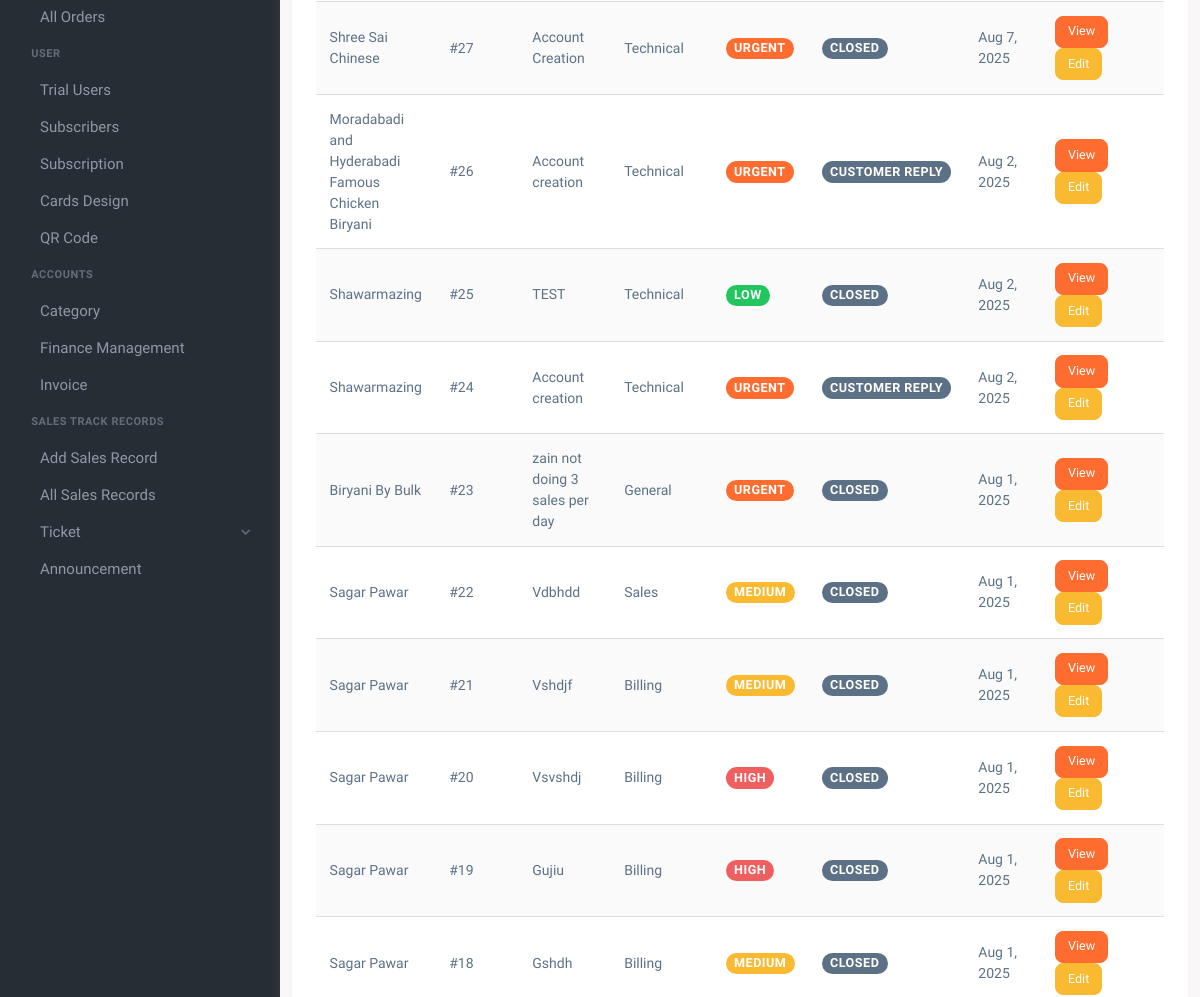
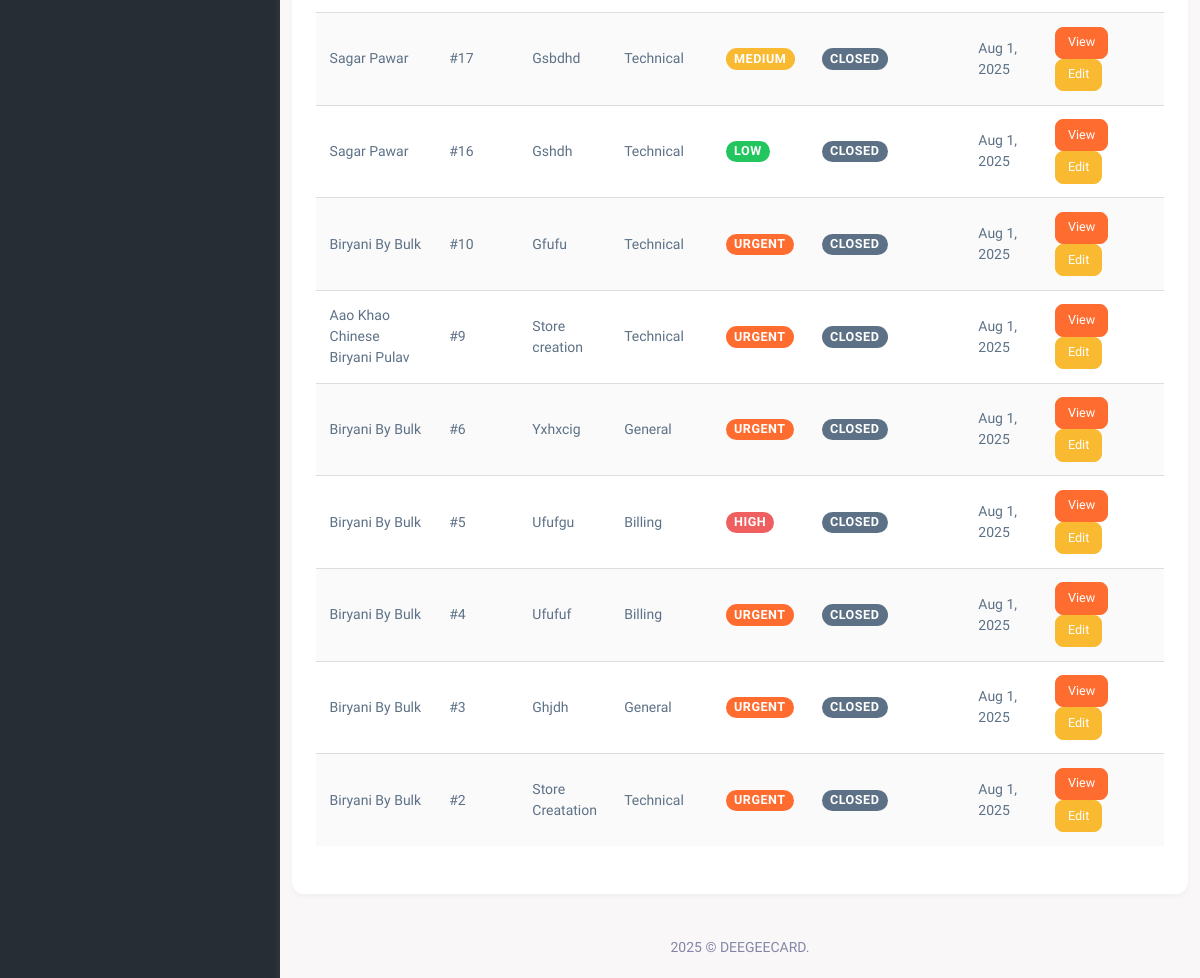
The app's page /tickets.php (signed in, lower part), older data (2 pictures, top to bottom).
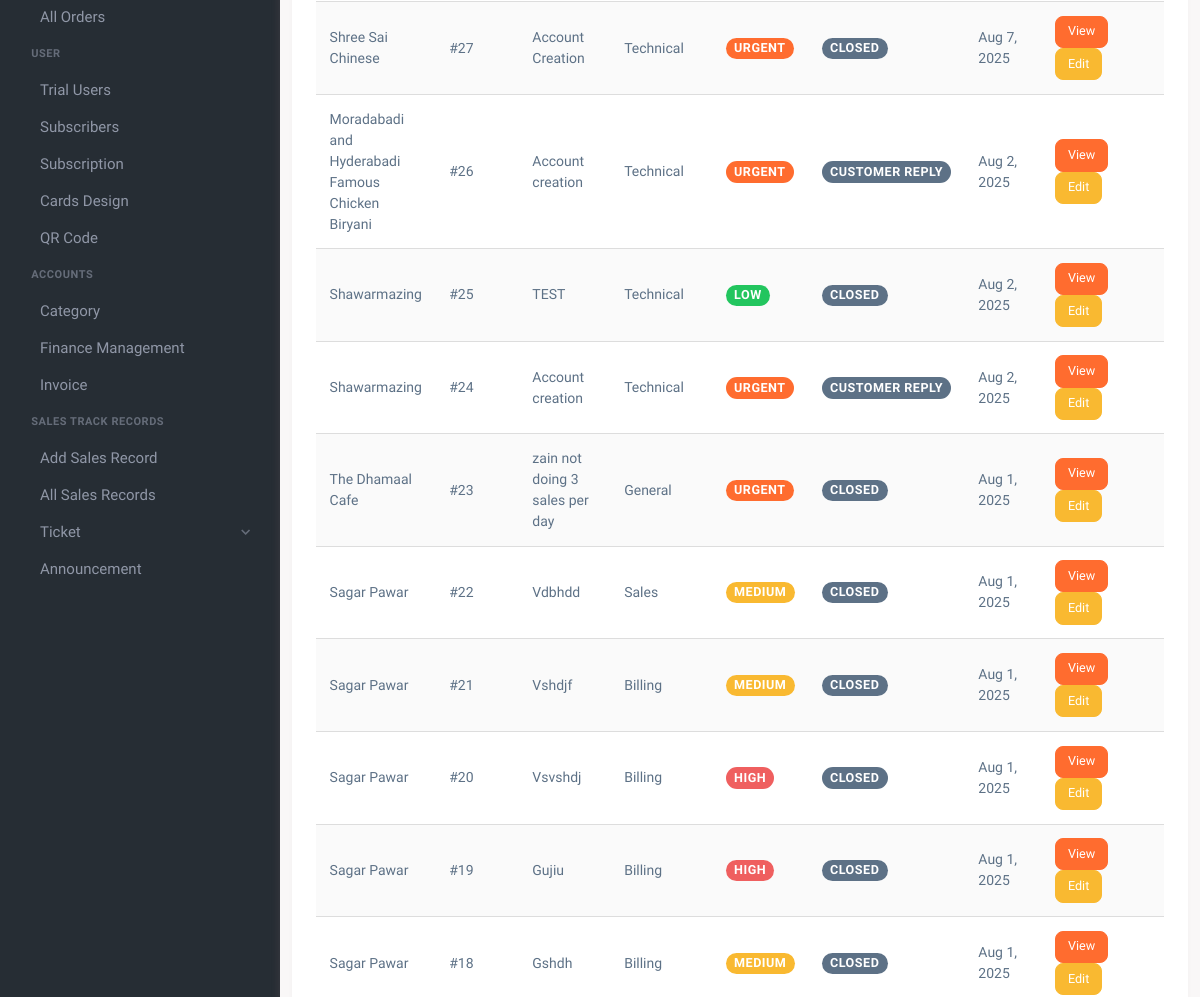
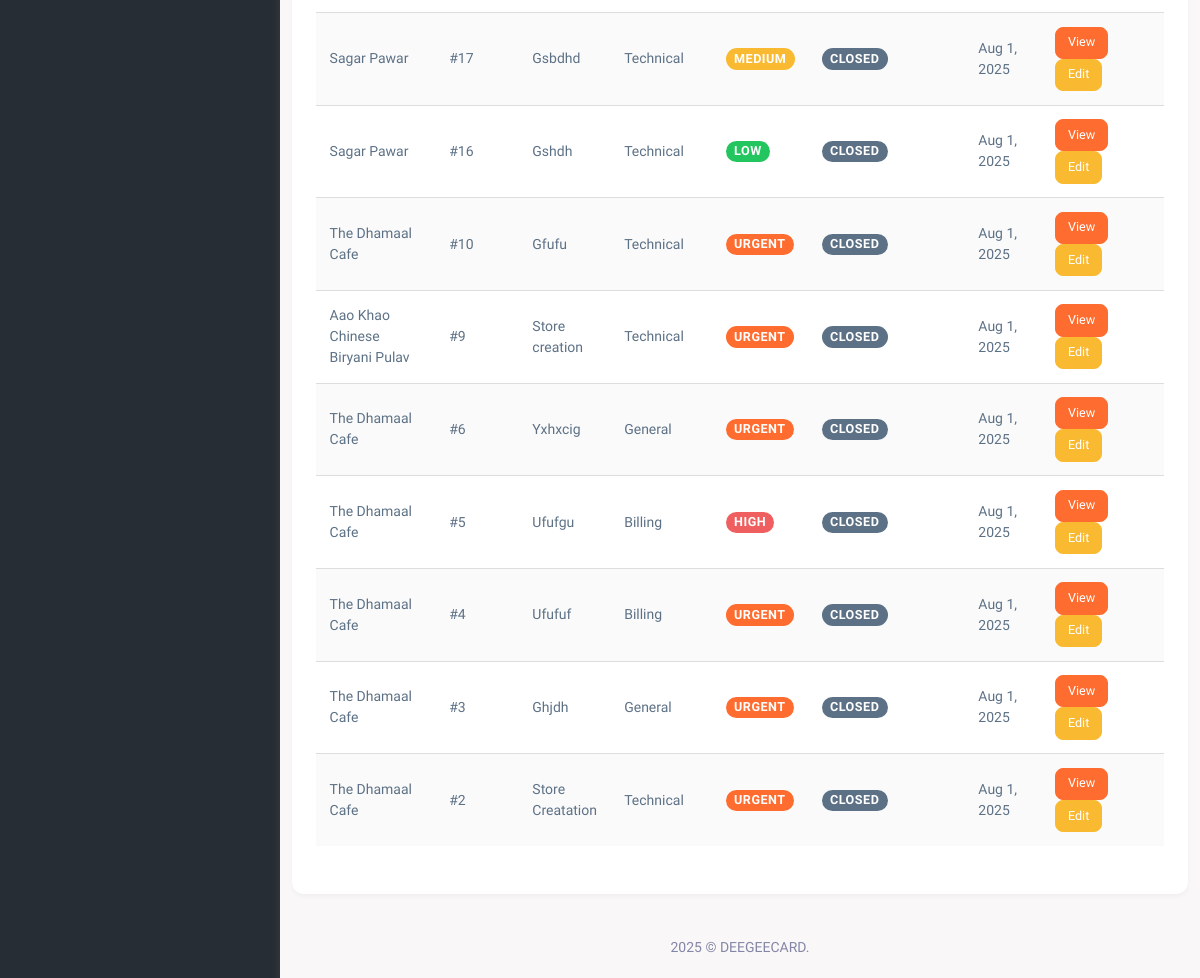
The same page, newer data (2 pictures, top to bottom).
### tables this page shows
CREATE TABLE `tickets` (
  `id` int(11) NOT NULL,
  `user_id` int(11) NOT NULL,
  `subject` varchar(255) NOT NULL,
  `department` varchar(50) NOT NULL,
  `priority` varchar(20) NOT NULL,
  `message` text NOT NULL,
  `status` varchar(20) NOT NULL DEFAULT 'Open',
  `created_at` timestamp NOT NULL DEFAULT CURRENT_TIMESTAMP,
  `updated_at` timestamp NOT NULL DEFAULT CURRENT_TIMESTAMP ON UPDATE CURRENT_TIMESTAMP
);

CREATE TABLE `users` (
  `id` int(11) NOT NULL,
  `Name` varchar(100) NOT NULL,
  `Email` varchar(100) NOT NULL,
  `Password` varchar(255) NOT NULL,
  `role` enum('admin','user','sales_person') NOT NULL DEFAULT 'user',
  `created_at` timestamp NOT NULL DEFAULT CURRENT_TIMESTAMP,
  `updated_at` timestamp NOT NULL DEFAULT CURRENT_TIMESTAMP ON UPDATE CURRENT_TIMESTAMP,
  `phone` varchar(15) NOT NULL,
  `address` text NOT NULL,
  `is_trial` tinyint(1) DEFAULT '0',
  `trial_start` datetime DEFAULT NULL,
  `trial_end` datetime DEFAULT NULL
);

### tickets.php (the view, shortened to what the changed rows need)
<?php
require 'db_connection.php';
$user_id = $_SESSION['user_id'];
$is_admin = false;
$user_sql = "SELECT role FROM users WHERE id = ?";
$user_stmt = $conn->prepare($user_sql);
$user_stmt->bind_param("i", $user_id);
$user_stmt->execute();
$user_result = $user_stmt->get_result();
$user = $user_result->fetch_assoc();
if ($user['role'] === 'admin') {
    $is_admin = true;
}
if ($is_admin) {
    $sql = "SELECT t.*, u.name as user_name
            FROM tickets t
            JOIN users u ON t.user_id = u.id
            ORDER BY t.created_at DESC";
} else {
    $sql = "SELECT t.*, u.name as user_name
            FROM tickets t
            JOIN users u ON t.user_id = u.id
            WHERE t.user_id = ?
            ORDER BY t.created_at DESC";
}
$stmt = $conn->prepare($sql);
$stmt->execute();
$tickets = $stmt->get_result()->fetch_all(MYSQLI_ASSOC);
?>
<!DOCTYPE html>
<html lang="en">
<head>
    <link href="assets/css/vendor.min.css" rel="stylesheet" type="text/css" />
    <link href="assets/css/icons.min.css" rel="stylesheet" type="text/css" />
    <link href="assets/css/app.min.css" rel="stylesheet" type="text/css" />
    <link href="assets/css/style.css" rel="stylesheet" type="text/css" />
    <link href="https://cdn.materialdesignicons.com/5.4.55/css/materialdesignicons.min.css" rel="stylesheet">
</head>
<body>
    <div class="wrapper">
        <div class="page-content">
            <div class="container">
                <div class="row">
                    <div class="col-xl-12">
                        <div class="card">
                            <div class="card-body">
                                <?php if (empty($tickets)): ?>
                                    <div class="alert alert-info">
                                        No tickets found. <a href="create_ticket.php">Create your first ticket</a>.
                                    </div>
                                <?php else: ?>
                                    <div class="table-responsive">
                                        <table class="table table-striped">
                                            <tbody>
                                                <?php foreach ($tickets as $ticket): ?>
                                                    <tr>
                                                        <?php if ($is_admin): ?>
                                                            <td><?= htmlspecialchars($ticket['user_name']) ?></td>
                                                        <?php endif; ?>
                                                        <td>#<?= $ticket['id'] ?></td>
                                                        <td><?= htmlspecialchars($ticket['subject']) ?></td>
                                                        <td><?= htmlspecialchars($ticket['department']) ?></td>
                                                        <td>
                                                            <span class="badge bg-<?=
                                                                $ticket['priority'] === 'Low' ? 'success' :
                                                                ($ticket['priority'] === 'Medium' ? 'warning' :
                                                                ($ticket['priority'] === 'High' ? 'danger' : 'primary'))
                                                            ?>">
                                                                <?= htmlspecialchars($ticket['priority']) ?>
                                                            </span>
                                                        </td>
                                                        <td>
                                                            <span class="badge bg-<?=
                                                                $ticket['status'] === 'Open' ? 'warning' :
                                                                ($ticket['status'] === 'In Progress' ? 'info' :
                                                                ($ticket['status'] === 'Resolved' ? 'success' : 'secondary'))
                                                            ?>">
                                                                <?= htmlspecialchars($ticket['status']) ?>
                                                            </span>
                                                        </td>
                                                        <td><?= date('M j, Y', strtotime($ticket['created_at'])) ?></td>
                                                        <td>
                                                            <a href="view_tickets.php?id=<?= $ticket['id'] ?>" class="btn btn-sm btn-primary">
                                                                <i class="mdi mdi-eye"></i> View
                                                            </a>
                                                            <?php if ($is_admin): ?>
                                                                <a href="view_tickets.php?id=<?= $ticket['id'] ?>" class="btn btn-sm btn-warning">
                                                                    <i class="mdi mdi-pencil"></i> Edit
                                                                </a>
                                                            <?php endif; ?>
                                                        </td>
                                                    </tr>
                                                <?php endforeach; ?>
                                            </tbody>
                                        </table>
                                    </div>
                                <?php endif; ?>
                            </div>
                        </div>
                    </div>
                </div>
            </div>
        </div>
    </div>
</body>
</html>

Row changes from the older to the newer data that the page shows:
changed through a linked row, tickets "zain not doing 3 sales per day": user.Name "Biryani By Bulk" → "The Dhamaal Cafe"
changed through a linked row, tickets "Gfufu": user.Name "Biryani By Bulk" → "The Dhamaal Cafe"
changed through a linked row, tickets "Yxhxcig": user.Name "Biryani By Bulk" → "The Dhamaal Cafe"
changed through a linked row, tickets "Ufufgu": user.Name "Biryani By Bulk" → "The Dhamaal Cafe"
changed through a linked row, tickets "Ufufuf": user.Name "Biryani By Bulk" → "The Dhamaal Cafe"
changed through a linked row, tickets "Ghjdh": user.Name "Biryani By Bulk" → "The Dhamaal Cafe"
changed through a linked row, tickets "Store Creatation": user.Name "Biryani By Bulk" → "The Dhamaal Cafe"
